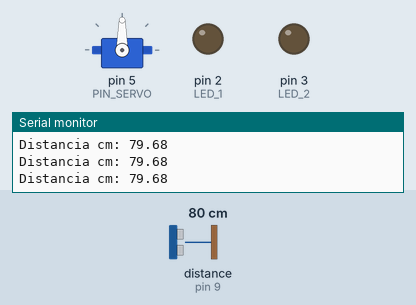
Simulated run of this sketch. Board: Arduino Uno, built with avr-gcc and run on an emulated ATmega328P. Parts: servo, output pins drawn as LEDs (lit = HIGH), the last lines printed to the serial monitor. Wiring (inferred from the names in the program): ultrasonic range finder: trigger pin 8; echo pin 9. Dashed ring = blinking. The inputs (shaded band) are chosen by the test bench; at power-on: distance to the obstacle (sensor on pin 9) 80 cm. The echo pulse lasts 58.3 µs per cm; pins used as bus, display or sensor lines are not drawn.

Above: at 1.2 s.
1.3 s: distance to the obstacle (sensor on pin 9) set to 12 cm
2.8 s: distance to the obstacle (sensor on pin 9) set to 9 cm
At 5.4 s:
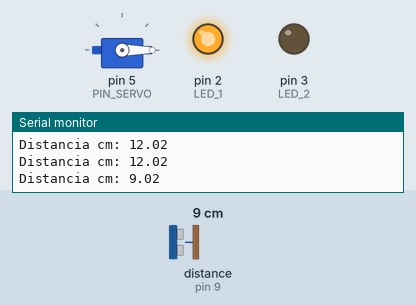
8.8 s: distance to the obstacle (sensor on pin 9) set to 250 cm
At 10.9 s:
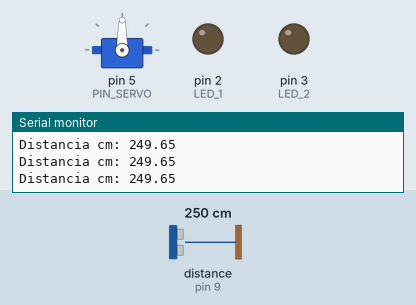
11.4 s: distance to the obstacle (sensor on pin 9) set to 2 cm
At 11.68 s:
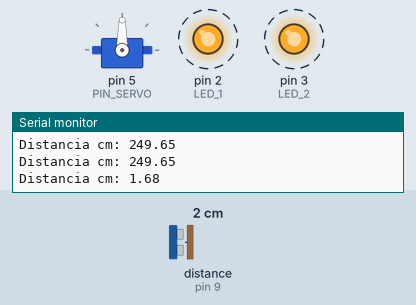
Timing chart, 0 to 15.4 s (numbered marks = the images above; inputs shaded):
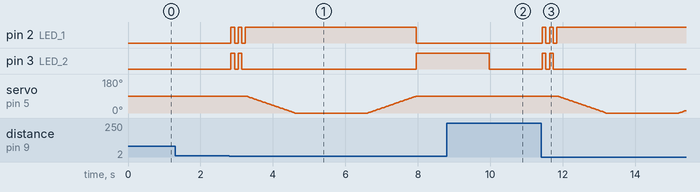

Measured:
- the behaviour switches between 11 and 10 cm on distance to the obstacle (sensor on pin 9) (found by bisection; images 0 and 1)
- after the input at 2.8 s, pin 2 (LED_1): goes HIGH 0.10 s, LOW 0.10 s, HIGH 0.10 s, LOW 0.10 s, HIGH 4.7 s, then LOW, starting at once; pin 3 (LED_2): goes HIGH 0.10 s, LOW 0.10 s, HIGH 0.10 s, LOW 4.8 s, then HIGH, starting at once
- after the input at 8.8 s, pin 2 (LED_1): stops changing and stays LOW; servo on pin 5 (PIN_SERVO): stays 90° (without the input it goes to 88° after 1.6 s)
- after the input at 11.4 s, pin 2 (LED_1): alternates HIGH for 0.10 s and LOW for 0.10 s, 5 changes in all, then stays HIGH, starting at once; pin 3 (LED_2): alternates HIGH for 0.10 s and LOW for 0.10 s, 4 changes in all, then stays LOW, starting at once

The sketch:

07_ultrasonido_servo_leds.ino
```cpp
#include <Servo.h>
const byte LED_1 = 2, LED_2 = 3, TRIG = 8, ECHO = 9, PIN_SERVO = 5;
const float UMBRAL_CM = 10.0f;
Servo servo;

float medirDistanciaCm() {
  digitalWrite(TRIG, LOW);
  delayMicroseconds(2);
  digitalWrite(TRIG, HIGH);
  delayMicroseconds(10);
  digitalWrite(TRIG, LOW);
  unsigned long duracion = pulseIn(ECHO, HIGH, 30000UL);
  if (duracion == 0) return -1.0f;
  return duracion * 0.0343f / 2.0f;
}

void destellar() {
  for (byte i = 0; i < 2; i++) {
    digitalWrite(LED_1, HIGH);
    digitalWrite(LED_2, HIGH);
    delay(100);
    digitalWrite(LED_1, LOW);
    digitalWrite(LED_2, LOW);
    delay(100);
  }
}

void moverServo(int desde, int hasta) {
  int paso = (hasta > desde) ? 1 : -1;
  for (int angulo = desde; angulo != hasta; angulo += paso) {
    servo.write(angulo);
    delay(15);
  }
  servo.write(hasta);
}

void setup() {
  pinMode(LED_1, OUTPUT);
  pinMode(LED_2, OUTPUT);
  pinMode(TRIG, OUTPUT);
  pinMode(ECHO, INPUT);
  servo.attach(PIN_SERVO);
  servo.write(90);
  Serial.begin(9600);
}

void loop() {
  float distancia = medirDistanciaCm();
  if (distancia >= 0) {
    Serial.print("Distancia cm: ");
    Serial.println(distancia);
  }

  if (distancia >= 0 && distancia < UMBRAL_CM) {
    destellar();
    digitalWrite(LED_1, HIGH);
    digitalWrite(LED_2, LOW);
    moverServo(90, 0);
    delay(2000);
    moverServo(0, 90);
    digitalWrite(LED_1, LOW);
    digitalWrite(LED_2, HIGH);
    delay(2000);
  } else {
    digitalWrite(LED_1, LOW);
    digitalWrite(LED_2, LOW);
  }
}
```
